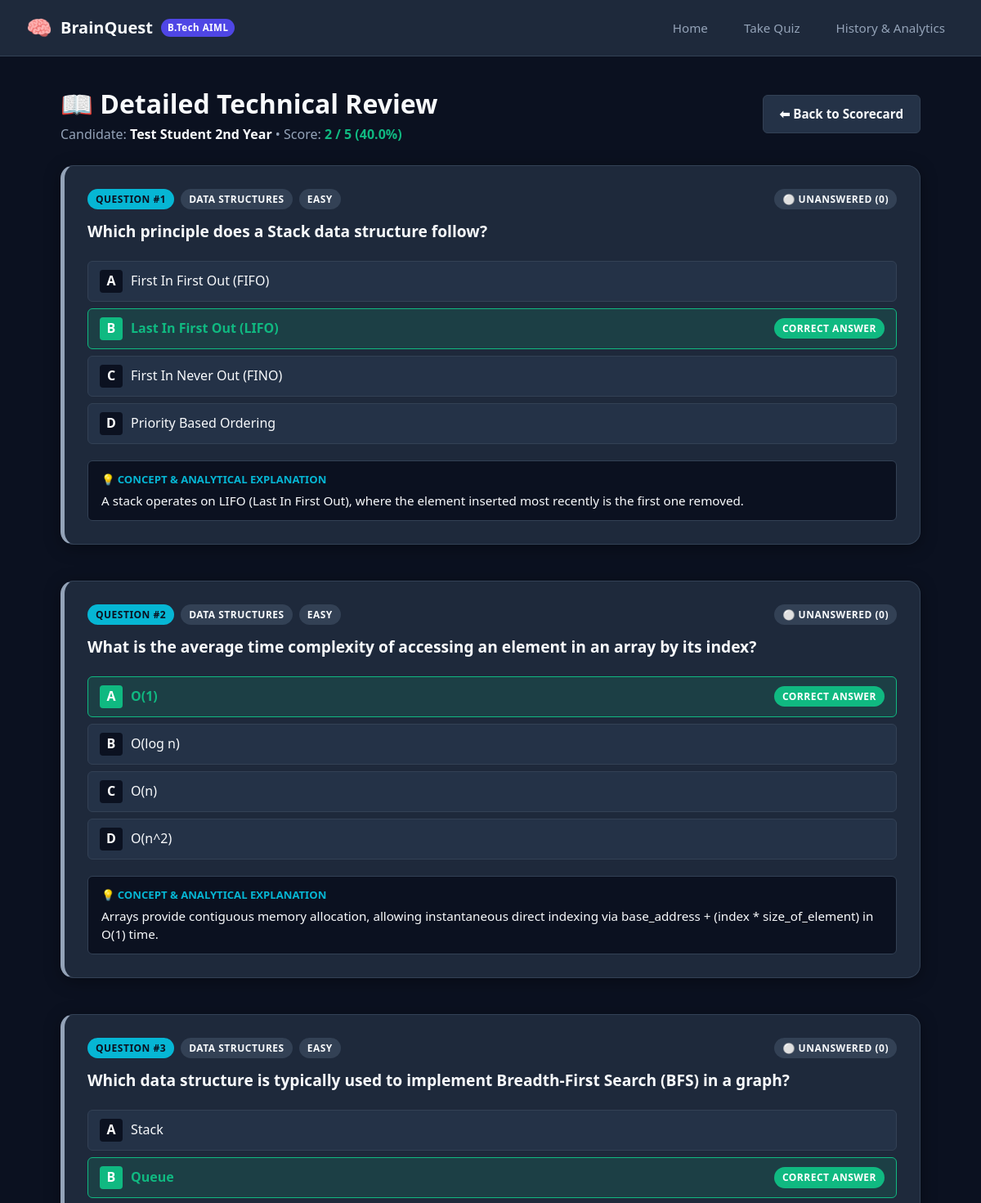
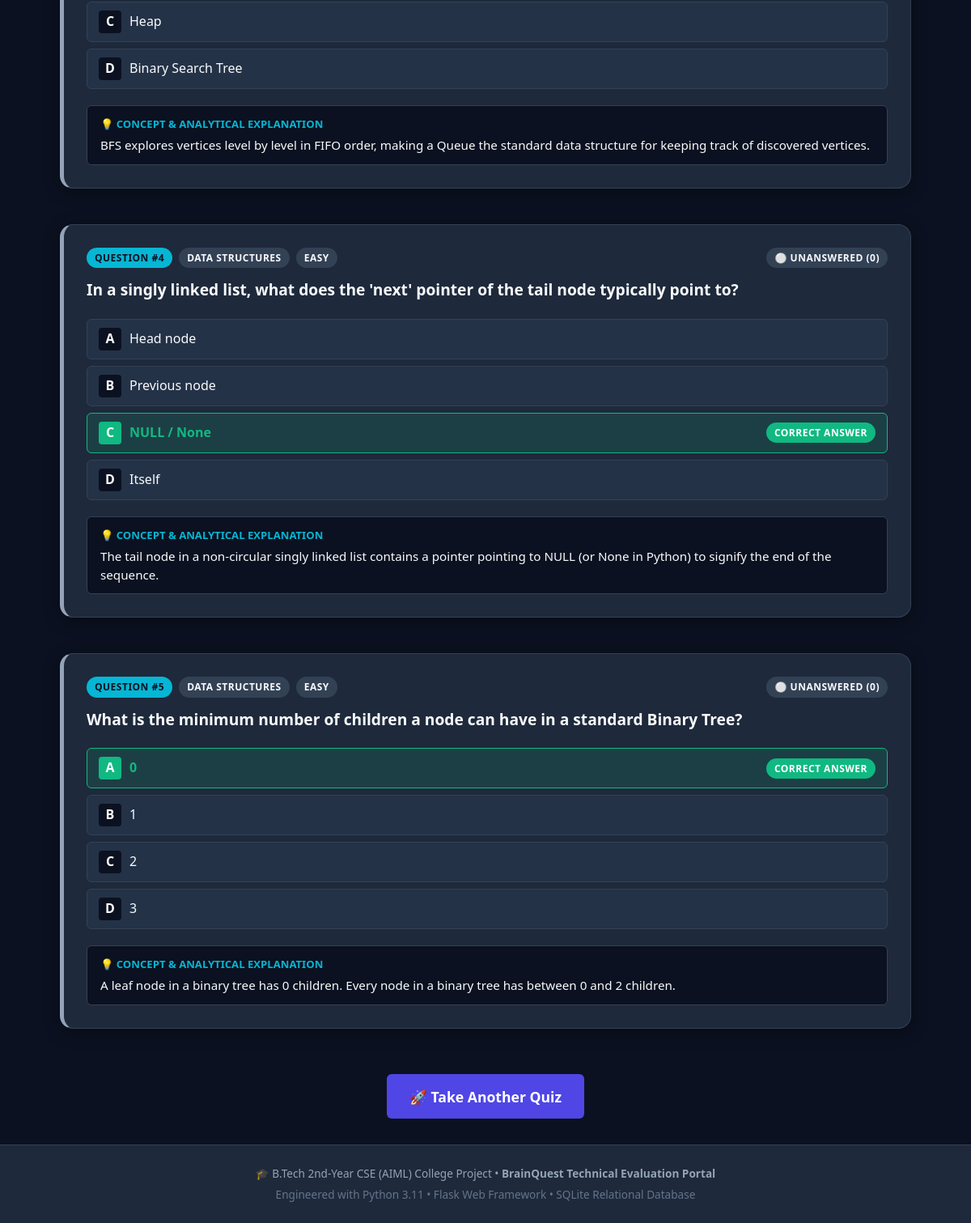
The page /review/2 on the database its author committed (2 pictures, top to bottom).
### tables this page shows
CREATE TABLE quiz_attempts (
            id INTEGER PRIMARY KEY AUTOINCREMENT,
            student_name TEXT NOT NULL,
            category TEXT NOT NULL,
            difficulty TEXT NOT NULL,
            score INTEGER NOT NULL,
            total_questions INTEGER NOT NULL,
            percentage REAL NOT NULL,
            grade TEXT NOT NULL,
            time_taken_seconds INTEGER NOT NULL,
            attempt_timestamp TEXT NOT NULL
        );

### app.py (the view)
@app.route("/review/<int:attempt_id>")
def review_answers(attempt_id):
    last_res = session.get("last_result")
    if last_res and (last_res.get("id") == attempt_id or "question_ids" in last_res):
        attempt_obj = last_res
        q_ids = last_res.get("question_ids", [])
        user_answers = last_res.get("user_answers", {})
        questions = quiz_data.get_questions_by_ids(q_ids)
    else:
        history = database.get_quiz_history(limit=100)
        attempt_obj = next((a for a in history if a["id"] == attempt_id), None) or {
            "id": attempt_id,
            "student_name": session.get("student_name", "Candidate"),
            "category": "Python Programming",
            "difficulty": "Medium",
            "score": 0,
            "total_questions": 10,
            "percentage": 0.0
        }
        questions = quiz_data.get_questions_by_filter(attempt_obj.get("category"), attempt_obj.get("difficulty"), limit=10)
        user_answers = {}
    review_items = []
    for q in questions:
        qid = q["id"]
        user_choice = user_answers.get(str(qid))
        correct_idx = q["correct_index"]
        is_correct = (user_choice is not None and user_choice == correct_idx)
        review_items.append({
            "id": qid,
            "category": q["category"],
            "difficulty": q["difficulty"],
            "question": q["question"],
            "options": q["options"],
            "correct_index": correct_idx,
            "user_choice": user_choice,
            "is_correct": is_correct,
            "explanation": q["explanation"]
        })
    return render_template(
        "review.html",
        attempt=attempt_obj,
        review_items=review_items
    )

### database.py (called while the page is built)
def get_connection(db_path=None):
    path = get_db_path(db_path)
    try:
        conn = sqlite3.connect(path, timeout=10)
        conn.row_factory = sqlite3.Row
        return conn
    except Exception as e:
        print(f"Warning: sqlite3.connect failed for {path}: {e}. Using in-memory fallback.")
        conn = sqlite3.connect(":memory:", timeout=10)
        conn.row_factory = sqlite3.Row
        return conn

### quiz_data.py (called while the page is built)
def get_questions_by_filter(category=None, difficulty=None, limit=None):
    filtered = QUESTIONS_DATA
    if category and category != "All":
        filtered = [q for q in filtered if q["category"] == category]
    if difficulty and difficulty != "All":
        filtered = [q for q in filtered if q["difficulty"] == difficulty]
    if limit is not None and limit > 0:
        return filtered[:limit]
    return filtered

### templates/review.html (shortened to what this page needs)
{% extends "base.html" %}
{% block content %}
<div style="display: flex; justify-content: space-between; align-items: center; margin-bottom: 1.5rem;">
  <div>
    <h1 style="font-size: 2rem; font-weight: 800;">📖 Detailed Technical Review</h1>
    <p style="color: var(--text-muted);">
      Candidate: <strong style="color: var(--text-white);">{{ attempt.student_name }}</strong> •
      Score: <strong style="color: var(--success);">{{ attempt.score }} / {{ attempt.total_questions }} ({{ attempt.percentage }}%)</strong>
    </p>
  </div>
  <a href="{{ url_for('view_result', attempt_id=attempt.id) }}" class="btn btn-secondary">
    ⬅ Back to Scorecard
  </a>
</div>
<div style="display: flex; flex-direction: column; gap: 1.25rem;">
  {% set letters = ['A', 'B', 'C', 'D'] %}
  {% for item in review_items %}
    <div class="card" style="border-left: 5px solid {% if item.is_correct %}var(--success){% elif item.user_choice is none %}var(--text-muted){% else %}var(--danger){% endif %};">
      <div style="display: flex; justify-content: space-between; align-items: center; margin-bottom: 0.75rem;">
        <div style="display: flex; gap: 8px; align-items: center;">
          <span class="pill pill-cyan">QUESTION #{{ loop.index }}</span>
          <span class="pill pill-muted">{{ item.category }}</span>
          <span class="pill pill-muted">{{ item.difficulty }}</span>
        </div>
        {% if item.is_correct %}
          <span class="pill pill-success">✅ Correct (+1)</span>
        {% elif item.user_choice is none %}
          <span class="pill pill-muted">⚪ Unanswered (0)</span>
        {% else %}
          <span class="pill pill-danger">❌ Incorrect (0)</span>
        {% endif %}
      </div>
      <h3 style="font-size: 1.2rem; font-weight: 700; margin-bottom: 1.25rem; color: var(--text-white);">
        {{ item.question }}
      </h3>
      <div style="display: flex; flex-direction: column; gap: 8px; margin-bottom: 1.25rem;">
        {% for opt in item.options %}
          {% set opt_idx = loop.index0 %}
          {% set is_correct_opt = (opt_idx == item.correct_index) %}
          {% set is_user_opt = (opt_idx == item.user_choice) %}
          <div style="padding: 10px 14px; border-radius: 6px; display: flex; align-items: center; gap: 10px;
                      background-color: {% if is_correct_opt %}var(--success-bg){% elif is_user_opt %}var(--danger-bg){% else %}var(--bg-card-alt){% endif %};
                      border: 1px solid {% if is_correct_opt %}var(--success){% elif is_user_opt %}var(--danger){% else %}var(--border){% endif %};">
            <span style="font-weight: 700; width: 28px; height: 28px; border-radius: 4px; display: inline-flex; align-items: center; justify-content: center;
                         background: {% if is_correct_opt %}var(--success){% elif is_user_opt %}var(--danger){% else %}var(--bg-main){% endif %};
                         color: white;">
              {{ letters[opt_idx] }}
            </span>
            <span style="flex: 1; font-weight: {% if is_correct_opt or is_user_opt %}700{% else %}normal{% endif %};
                         color: {% if is_correct_opt %}var(--success){% elif is_user_opt %}var(--danger){% else %}var(--text-white){% endif %};">
              {{ opt }}
            </span>
            {% if is_correct_opt and is_user_opt %}
              <span class="pill pill-success">Your Choice — Correct!</span>
            {% elif is_correct_opt %}
              <span class="pill pill-success">Correct Answer</span>
            {% elif is_user_opt %}
              <span class="pill pill-danger">Your Choice — Incorrect</span>
            {% endif %}
          </div>
        {% endfor %}
      </div>
      <div style="background: var(--bg-main); border: 1px solid var(--border); border-radius: var(--radius-sm); padding: 12px 16px;">
        <div style="font-size: 0.82rem; font-weight: 700; color: var(--accent-cyan); text-transform: uppercase; margin-bottom: 4px;">
          💡 Concept & Analytical Explanation
        </div>
        <p style="font-size: 0.95rem; color: var(--text-white); line-height: 1.5;">
          {{ item.explanation }}
        </p>
      </div>
    </div>
  {% endfor %}
</div>
<div style="text-align: center; margin-top: 2rem;">
  <a href="{{ url_for('dashboard') }}" class="btn btn-primary btn-lg">
    🚀 Take Another Quiz
  </a>
</div>
{% endblock %}

### static/css/style.css (style rules this page uses)
:root { --bg-main: #0b1120; --bg-card: #1e293b; --bg-card-alt: #243247; --border: #334155; --border-focus: #6366f1; --primary: #4f46e5; --primary-hover: #6366f1; --accent-cyan: #06b6d4; --success: #10b981; --success-bg: rgba(16, 185, 129, 0.15); --danger: #ef4444; --danger-bg: rgba(239, 68, 68, 0.15); --warning: #f59e0b; --text-white: #f8fafc; --text-muted: #94a3b8; --text-dim: #64748b; --font-sans: 'Segoe UI', -apple-system, BlinkMacSystemFont, Roboto, sans-serif; --font-mono: 'Consolas', 'Courier New', monospace; --radius-sm: 6px; --radius-md: 10px; --radius-lg: 16px; --shadow: 0 4px 20px rgba(0, 0, 0, 0.35); }
* { box-sizing: border-box; margin: 0; padding: 0; }
body { font-family: var(--font-sans); background-color: var(--bg-main); color: var(--text-white); min-height: 100vh; display: flex; flex-direction: column; line-height: 1.6; }
a { color: var(--accent-cyan); text-decoration: none; transition: all 0.2s; }
.card { background-color: var(--bg-card); border: 1px solid var(--border); border-radius: var(--radius-lg); padding: 1.75rem; box-shadow: var(--shadow); margin-bottom: 1.5rem; }
.pill { display: inline-block; padding: 3px 10px; border-radius: 9999px; font-size: 0.75rem; font-weight: 700; letter-spacing: 0.5px; text-transform: uppercase; }
.pill-cyan { background: var(--accent-cyan); color: #0b1120; }
.pill-success { background: var(--success); color: white; }
.pill-muted { background: var(--border); color: var(--text-white); }
.btn { display: inline-flex; align-items: center; justify-content: center; gap: 8px; padding: 0.65rem 1.25rem; border-radius: var(--radius-sm); font-size: 0.95rem; font-weight: 600; cursor: pointer; border: none; transition: all 0.2s; text-decoration: none; font-family: inherit; }
.btn-primary { background-color: var(--primary); color: white; }
.btn-secondary { background-color: var(--bg-card-alt); color: var(--text-white); border: 1px solid var(--border); }
.btn-lg { padding: 0.85rem 1.75rem; font-size: 1.1rem; }

### rows shown on the page
quiz_attempts: student_name "Test Student 2nd Year", score "2", total_questions "5", percentage "40.0"

### other values the page prints
{{ item.category }} "DATA STRUCTURES" "DATA STRUCTURES" "DATA STRUCTURES" "DATA STRUCTURES" "DATA STRUCTURES"
{{ item.difficulty }} "EASY" "EASY" "EASY" "EASY" "EASY"
{{ item.question }} "Which principle does a Stack data structure follow?" "What is the average time complexity of accessing an element in an array by its index?" "Which data structure is typically used to implement Breadth-First Search (BFS) in a graph?" "In a singly linked list, what does the 'next' pointer of the tail node typically point to?" "What is the minimum number of children a node can have in a standard Binary Tree?"
{{ letters[opt_idx] }} "A" "B" "C" "D" "A" "B" "C" "D" "A" "B" "C" "D" "A" "B" "C" "D" "A" "B" "C" "D"
{{ opt }} "First In First Out (FIFO)" "Last In First Out (LIFO)" "First In Never Out (FINO)" "Priority Based Ordering" "O(1)" "O(log n)" "O(n)" "O(n^2)" "Stack" "Queue" "Heap" "Binary Search Tree" "Head node" "Previous node" "NULL / None" "Itself" "0" "1" "2" "3"
{{ item.explanation }} "A stack operates on LIFO (Last In First Out), where the element inserted most recently is the first one removed." "Arrays provide contiguous memory allocation, allowing instantaneous direct indexing via base_address + (index * size_of_element) in O(1) time." "BFS explores vertices level by level in FIFO order, making a Queue the standard data structure for keeping track of discovered vertices." "The tail node in a non-circular singly linked list contains a pointer pointing to NULL (or None in Python) to signify the end of the sequence." "A leaf node in a binary tree has 0 children. Every node in a binary tree has between 0 and 2 children."
